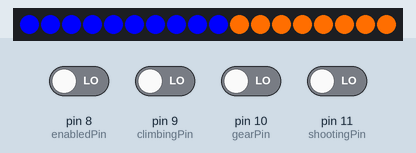
The sketch below on a simulated Arduino Uno, built with avr-gcc and run on an emulated ATmega328P. Parts: 18 RGB LEDs in strip order, left to right. Inputs (shaded band) come from the test bench; at power-on: pin 8 (enabledPin), pin 9 (climbingPin), pin 10 (gearPin), pin 11 (shootingPin) LOW.

Above: at 1.2 s.
1.3 s: pin 8 (enabledPin) driven HIGH
At 2.73 s:
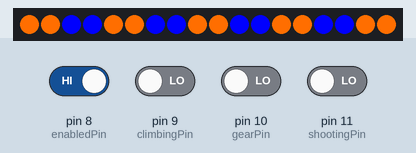
2.8 s: pin 11 (shootingPin) driven HIGH
At 3.9 s:
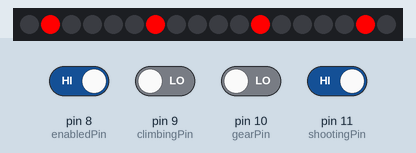

The sketch:

led_Forseti.ino
```cpp
#include <Adafruit_NeoPixel.h>
//#include <Wire.h>

#define pinMain 6
#define auxPin 7

#define enabledPin 8
#define climbingPin 9
#define gearPin 10
#define shootingPin 11


Adafruit_NeoPixel strip = Adafruit_NeoPixel(18, pinMain, NEO_GRB + NEO_KHZ800);
//Adafruit_NeoPixel strip2 = Adafruit_NeoPixel(9, auxPin, NEO_GRB + NEO_KHZ800);

int count = 0;
unsigned long previousMillis = 0;

boolean first = false;

void setup() {
  // put your setup code here, to run once:

//  Wire.begin(42);                // join i2c bus with address #42
//  Serial.begin(9600);
  pinMode(enabledPin, INPUT);
  pinMode(climbingPin, INPUT);
  pinMode(gearPin, INPUT);
  pinMode(shootingPin, INPUT);
  strip.begin();
  strip.show(); // Initialize all pixels to 'off'


  //Wire.onReceive(receiveEvent); // register event
}

int pixelNum = strip.numPixels();

uint32_t gold = strip.Color(255, 110, 0);
uint32_t blue = strip.Color(0, 0, 250);
uint32_t columBlue = strip.Color(0, 255, 230);
uint32_t red = strip.Color(255, 0, 0);
uint32_t green = strip.Color(0, 255, 0);

uint32_t off = strip.Color(0, 0, 0);

void loop() {


//initMode();
//climbingMode();
//collectingMode(); work on this
//gearCollectedMode();
//shootingMode(red,100,5);
//teleMode();
pinLogic();
}

void pinLogic(){
  if(digitalRead(enabledPin) ==1 && digitalRead(climbingPin) ==1 && digitalRead(shootingPin) ==1 && digitalRead(gearPin) ==1)
  {

  }
  else if(digitalRead(enabledPin) ==1){
    if(digitalRead(climbingPin) ==1){
      climbingMode();
    }else if(digitalRead(shootingPin) ==1){
        shootingMode(red,100,5);
    }else if(digitalRead(gearPin) ==1){
        gearCollectedMode();
    }else{
    teleMode();
    }
  }
  else{
    initMode();
  }
}

void initMode() {
  int halfway = pixelNum / 2;
  setChunk(0, halfway, blue);
  setChunk(halfway + 1, pixelNum, gold);

}

void climbingMode() {
  setFull(blue);
  delay(67);
  setFull(gold);
  delay(66);
/*
  setFull(blue);
  delay(500);
  setFull(gold);
  delay(500);
  */
}

void collectingMode() {
  int a;
  if (first == true)//begin init
  {
    setFull(off);//reset display
    a = pixelNum;//reset a to top
    first == false;//finish init
  }
  setChunk(a,a,green);//set pixel
  a++;//incriment a
  if (a <= 0)//reached bottom
  {
    first = true;//run init next loop
  }
  delay(75);//delay for visual effect
}


void gearCollectedMode() {
  setFull(columBlue);
}

void shootingMode(uint32_t color, int cycles, int distance) {
  for (int j = 0; j < cycles; j++) { //do 10 cycles of chasing
    for (int q = 0; q < distance; q++) {
      for (int i = 0; i < strip.numPixels(); i = i + distance) {
        strip.setPixelColor(i + q, color);  //turn every third pixel on
      }
      strip.show();

      delay(50);

      for (int i = 0; i < strip.numPixels(); i = i + distance) {
        strip.setPixelColor(i + q, 0);      //turn every third pixel off
      }
    }
  }
}


void teleMode()
{
  int i;
  unsigned long currentMillis = millis();
  unsigned long interval = 100;
  if (currentMillis - previousMillis >= interval )
  {
    count++;
    previousMillis = currentMillis;
  }

  if ( count % 4 == 0 ) {
    for ( i = 0; i < 32; i += 4)
    {
      strip.setPixelColor(i, blue);
      strip.setPixelColor(i + 1, blue);
      strip.setPixelColor(i + 2, gold);
      strip.setPixelColor(i + 3, gold);
      strip.show();
    }
  }

  if ( count % 4 == 1) {
    for ( i = 0; i < 32; i += 4) {
      strip.setPixelColor(i, gold);
      strip.setPixelColor(i + 1, blue);
      strip.setPixelColor(i + 2, blue);
      strip.setPixelColor(i + 3, gold);
      strip.show();
    }
  }

  if ( count % 4 == 2) {
    for ( i = 0; i < 32; i += 4) {
      strip.setPixelColor(i, gold);
      strip.setPixelColor(i + 1, gold);
      strip.setPixelColor(i + 2, blue);
      strip.setPixelColor(i + 3, blue);
      strip.show();
    }
  }
  if ( count % 4 == 3) {
    for ( i = 0; i < 32; i += 4) {
      strip.setPixelColor(i, blue);
      strip.setPixelColor(i + 1, gold);
      strip.setPixelColor(i + 2, gold);
      strip.setPixelColor(i + 3, blue);
      strip.show();
    }
  }
}


void setChunk(int startingPixel, int endingPixel, uint32_t color)
{
  for (int i = startingPixel ; i <= endingPixel ; i++) {

    strip.setPixelColor(i, color);
    strip.show();
  }
}

void setChunkAlternatingColor(int startingPixel, int endingPixel, uint32_t color1, uint32_t color2)
{
  for (int i = startingPixel ; i <= endingPixel ; i++) {

    if (i % 2 == 0)
    {
      strip.setPixelColor(i, color1);
    }
    else
    {
      strip.setPixelColor(i, color2);
    }
    strip.show();
  }
}

void setFull(uint32_t color)
{
  for (int i = 0 ; i <= pixelNum ; i++) {

    strip.setPixelColor(i, color);
    strip.show();
  }
}
```

Measured:
- after the input at 1.3 s, the LEDs: first change at once (image 1 shows a later state)
- after the input at 2.8 s, the LEDs: first differ from a run without the input after 0.05 s (image 2 shows a later state)
